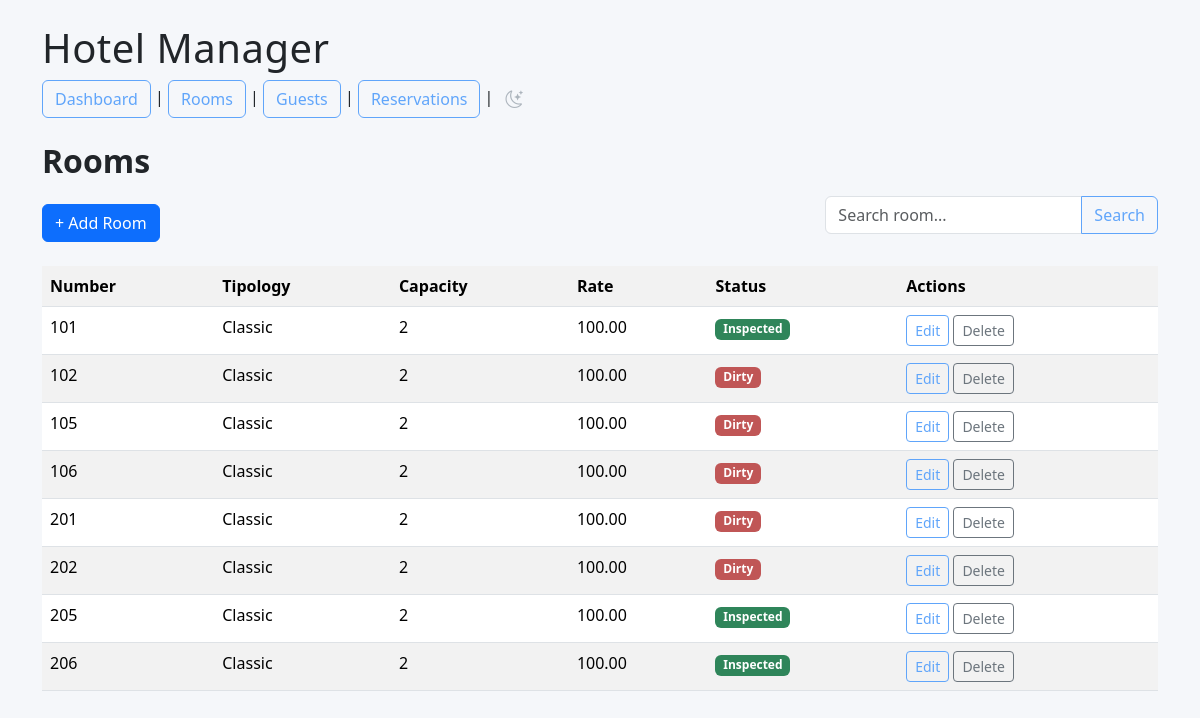
The app's page /rooms/, older data.
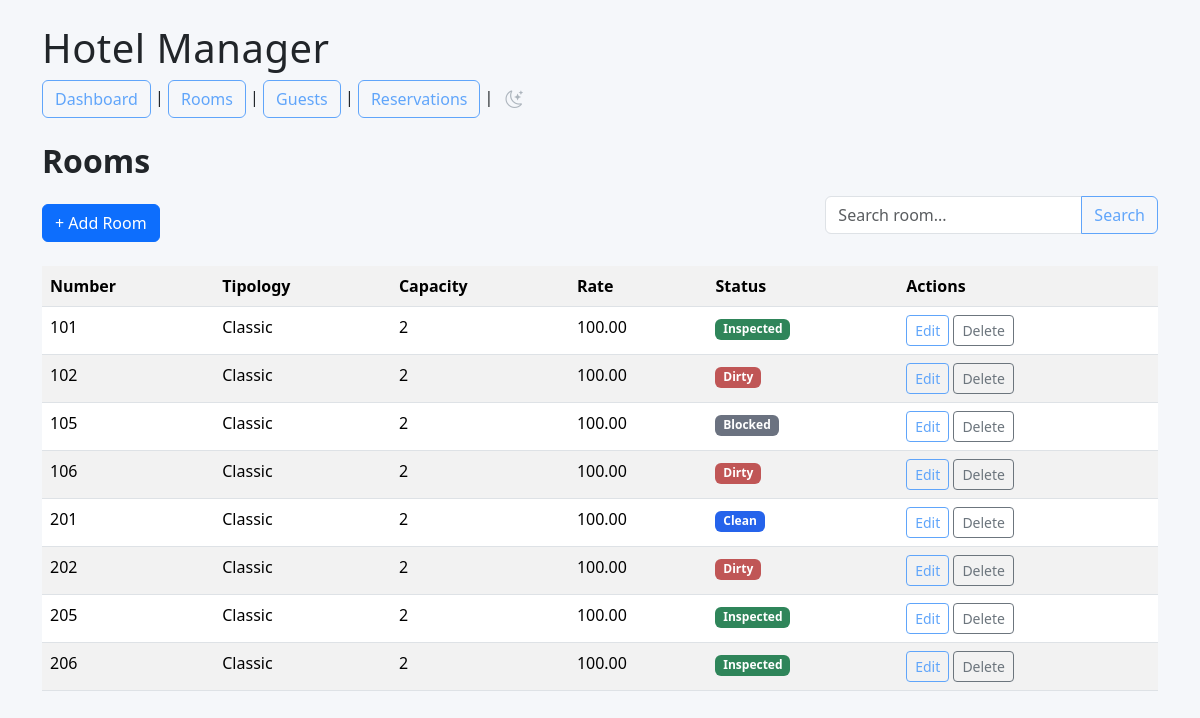
The same page, newer data.
### rooms/models.py (models this page shows, shortened)
class Room(models.Model):
    class RoomType(models.TextChoices):
        CLASSIC = "Classic", "Classic"
    class Status(models.TextChoices):
        CLEAN = "CL", "Clean"
        DIRTY = "DI", "Dirty"
        INSPECTED = "IN", "Inspected"
        BLOCKED = "BL", "Blocked"
        OCCUPIED = "OC", "occupied"
    number = models.IntegerField(unique=True)
    room_type = models.CharField(
        max_length=20,
        choices=RoomType.choices
        )
    capacity = models.IntegerField()
    price_per_night = models.DecimalField(
        max_digits=8,
        decimal_places=2
    )
    status = models.CharField(
        max_length=2,
        choices=Status.choices,
        default=Status.CLEAN
        )

### rooms/views.py (the view)
# urls.py: path("", views.room_list, name="room_list"),
def room_list(request):
    search = request.GET.get("search", "")
    rooms = Room.objects.all()
    if search:
        rooms = rooms.filter(
            Q(number__icontains=search) |
            Q(room_type__icontains=search)
        )
    return render(
        request,
        "rooms/room_list.html",
        {
            "rooms": rooms
        }
    )

### rooms/templates/rooms/room_list.html
{% extends "base.html" %}
{% block content %}
<h2 class="mb-3">Rooms</h2>
<div class="d-flex justify-content-between align-items-center mb-3">
    <a href="{% url 'room_create' %}" class="btn btn-primary">
        + Add Room
    </a>
<form method="GET" class="mb-3">
    <div class="input-group">
        <input
            type="text"
            name="search"
            class="form-control"
            placeholder="Search room..."
            value="{{ request.GET.search }}">
        <button class="btn btn-outline-primary" type="submit">
            Search
        </button>
    </div>
</form>
</div>
<table class="table table-striped table-hover">
    <tr>
        <th>Number</th>
        <th>Tipology</th>
        <th>Capacity</th>
        <th>Rate</th>
        <th>Status</th>
        <th>Actions</th>
    </tr>
    {% for room in rooms %}
    <tr>
        <td>{{ room.number }}</td>
        <td>{{ room.room_type }}</td>
        <td>{{ room.capacity }}</td>
        <td>{{ room.price_per_night }}</td>
        <td>
            {% if room.status == "CL" %}
            <span class="badge badge-clean">Clean</span>
            {% elif room.status == "DI" %}
            <span class="badge badge-dirty">Dirty</span>
            {% elif room.status == "IN" %}
            <span class="badge badge-inspected">Inspected</span>
            {% elif room.status == "BL" %}
            <span class="badge badge-blocked">Blocked</span>
            {% endif %}
        </td>
        <td>
            <a href="{% url 'room_update' room.id %}" class="btn btn-outline-primary btn-sm">
                Edit
            </a>
            <a href="{% url 'room_delete' room.id %}" class="btn btn-outline-secondary btn-sm">
                Delete
            </a>
        </td>
    </tr>
    {% empty %}
    <tr>
        <td colspan="5">No rooms registered</td>
    </tr>
    {% endfor %}
</table>
{% endblock %}

Row changes from the older to the newer data that the page shows:
changed Room (number 3 of 8 on the later page): status "Dirty" → "Blocked"
changed Room (number 5 of 8 on the later page): status "Dirty" → "Clean"
